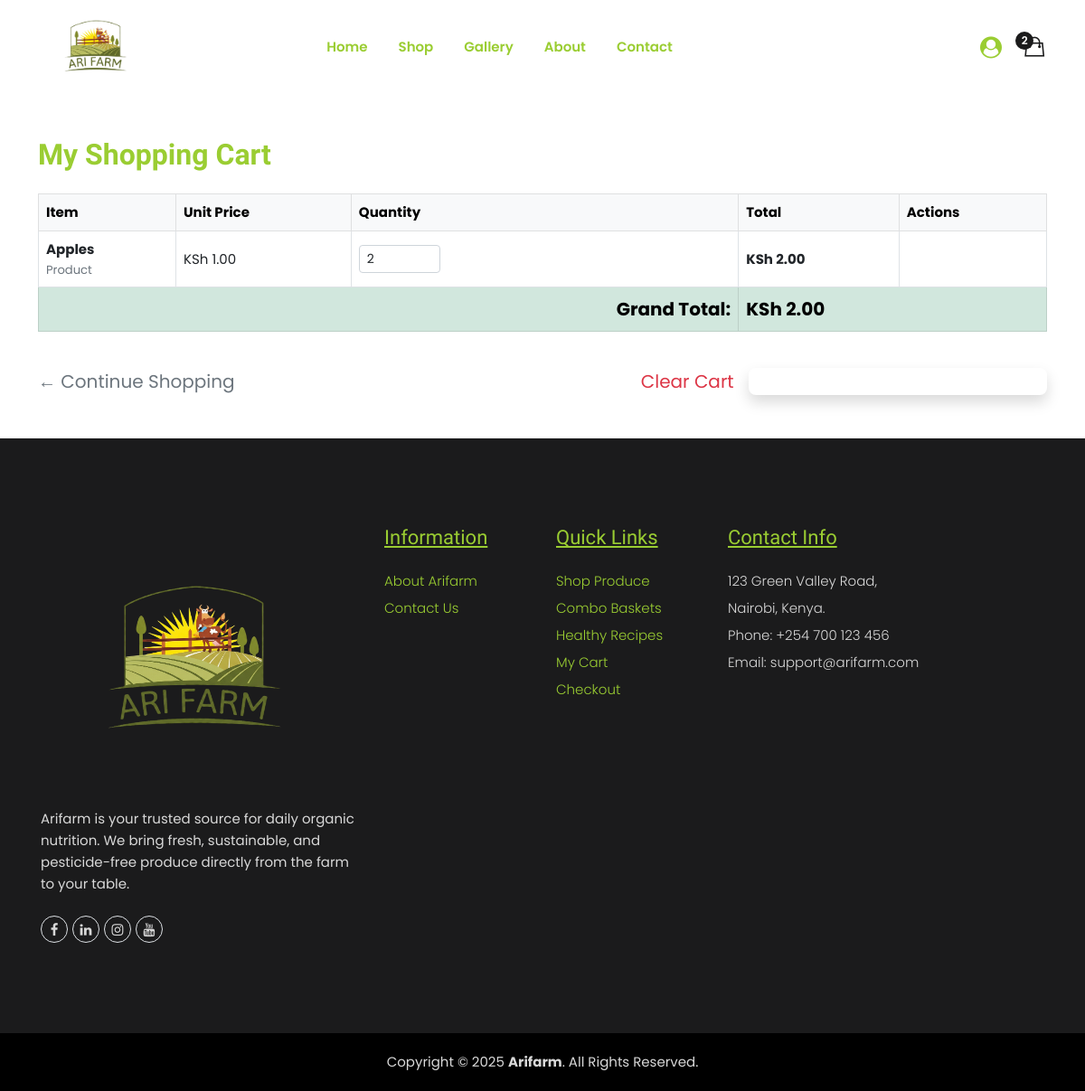
The page /cart/ (signed in) on the database as committed earlier.
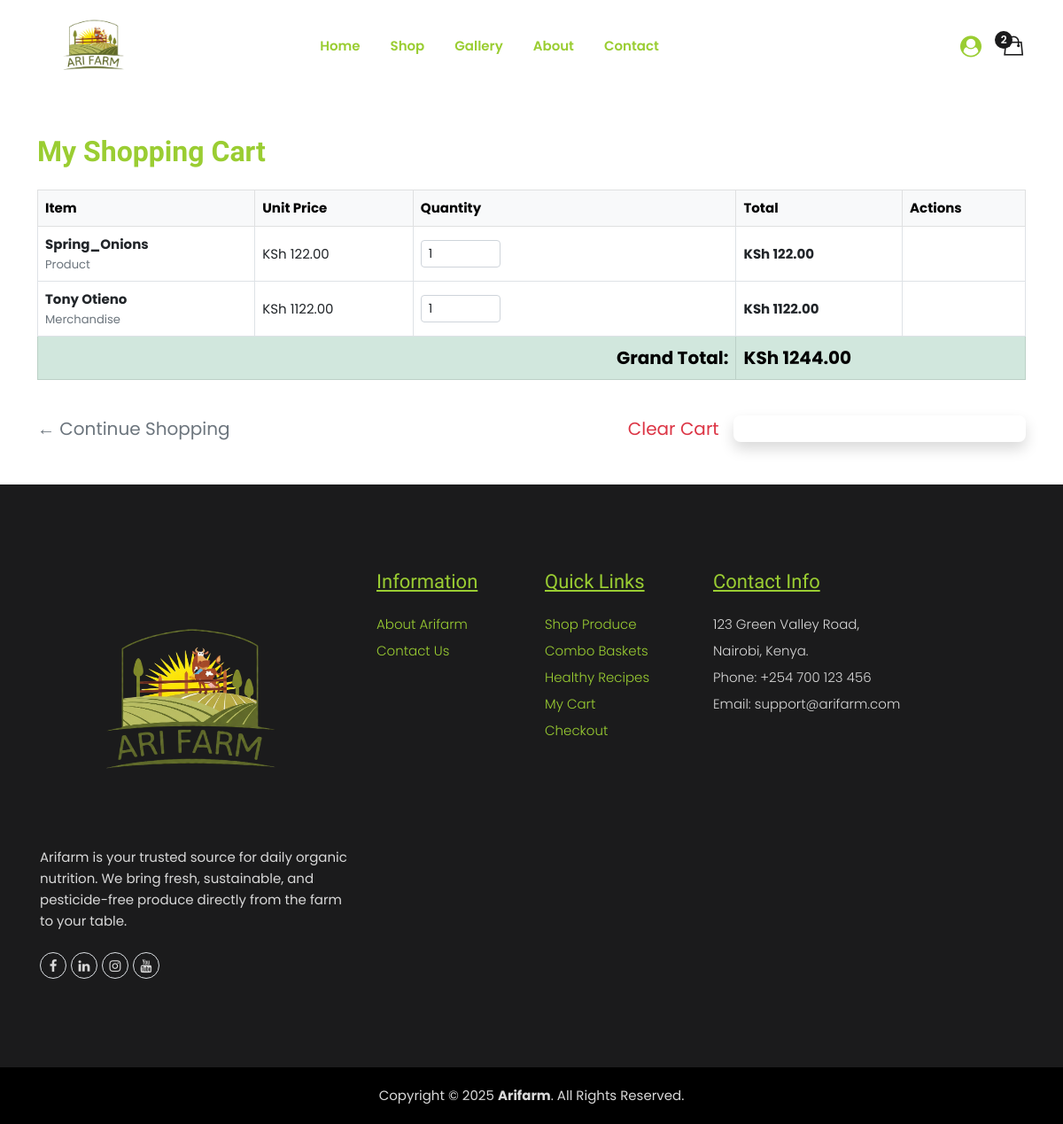
The same page on the database as committed later.
### accounts/models.py (models this page shows, shortened)
class User(AbstractUser):
    USER_TYPE_CHOICES = (
        ('customer', 'Customer'),
        ('admin', 'Admin'),
    )
    user_type = models.CharField(max_length=20, choices=USER_TYPE_CHOICES, default='customer')
    phone_number = models.CharField(max_length=20, blank=True, null=True)
    profile_picture = models.ImageField(upload_to='profile_pictures/', blank=True, null=True)
    county = models.CharField(max_length=100, blank=True, null=True)
    zone = models.ForeignKey(
        'checkout.DeliveryZone',  # <--- This breaks the circular loop
        on_delete=models.SET_NULL,
        null=True,
        blank=True,
        related_name='users'
    )
    date_joined = models.DateTimeField(default=timezone.now)
    last_login = models.DateTimeField(blank=True, null=True)
    is_verified = models.BooleanField(default=False)
    is_active = models.BooleanField(default=True)
    google_id = models.CharField(max_length=100, blank=True, null=True)

### cart/models.py (models this page shows, shortened)
class Cart(models.Model):
    user = models.OneToOneField(
        User,
        on_delete=models.CASCADE,
        related_name='cart'
    )
    created_at = models.DateTimeField(auto_now_add=True)
    updated_at = models.DateTimeField(auto_now=True)
    class Meta:
        verbose_name = 'Cart'
        verbose_name_plural = 'Carts'
    @property
    def total_price(self):
        return sum(item.total_price for item in self.items.all())
    @property
    def total_items(self):
        return sum(item.quantity for item in self.items.all())

class CartItem(models.Model):
    cart = models.ForeignKey(Cart, on_delete=models.CASCADE, related_name='items')
    product = models.ForeignKey(
        Product,
        null=True,
        blank=True,
        on_delete=models.SET_NULL
    )
    basket = models.ForeignKey(
        ProductBasket,
        null=True,
        blank=True,
        on_delete=models.SET_NULL
    )
    merchandise = models.ForeignKey(
        Merchandise,
        null=True,
        blank=True,
        on_delete=models.SET_NULL
    )
    quantity = models.PositiveIntegerField(default=1)
    added_at = models.DateTimeField(auto_now_add=True)
    class Meta:
        constraints = [
            models.CheckConstraint(
                check=(
                    (models.Q(product__isnull=False, basket__isnull=True, merchandise__isnull=True)) |
                    (models.Q(product__isnull=True, basket__isnull=False, merchandise__isnull=True)) |
                    (models.Q(product__isnull=True, basket__isnull=True, merchandise__isnull=False))
                ),
                name='cartitem_exactly_one_item_type'
            )
        ]
        unique_together = ('cart', 'product', 'basket', 'merchandise')
    @property
    def unit_price(self):
        if self.product:
            return self.product.price
        elif self.basket:
            return self.basket.price
        elif self.merchandise:
            return self.merchandise.price
        return 0
    @property
    def total_price(self):
        return self.unit_price * self.quantity
    @property
    def name(self):
        if self.product:
            return self.product.name
        if self.basket:
            return self.basket.name
        if self.merchandise:
            return self.merchandise.name
        return "Unknown Item"

### products/models.py (models this page shows, shortened)
class Product(models.Model):
    product_id = models.CharField(max_length=50, unique=True, editable=False)
    name = models.CharField(max_length=200)
    slug = models.SlugField(max_length=200, unique=True)
    stock = models.PositiveIntegerField(default=0)
    price = models.DecimalField(max_digits=10, decimal_places=2, validators=[MinValueValidator(0)])
    description = models.TextField()
    image = models.ImageField(upload_to=product_image_path)
    is_new = models.BooleanField(default=False)
    category = models.ForeignKey(Category, on_delete=models.SET_NULL, null=True, blank=True, related_name='products')
    is_active = models.BooleanField(default=True)
    created_at = models.DateTimeField(auto_now_add=True)
    updated_at = models.DateTimeField(auto_now=True)
    is_in_basket = models.BooleanField(default=False, editable=False)
    class Meta:
        ordering = ['-created_at']
        indexes = [
            models.Index(fields=['slug']),
            models.Index(fields=['category']),
            models.Index(fields=['is_active']),
            models.Index(fields=['is_new']),
        ]

class Merchandise(models.Model):
    product_id = models.CharField(max_length=50, unique=True, editable=False)
    name = models.CharField(max_length=200)
    price = models.DecimalField(max_digits=10, decimal_places=2, validators=[MinValueValidator(0)])
    image = models.ImageField(upload_to=merchandise_image_path)
    description = models.TextField()
    stock = models.PositiveIntegerField(default=0)
    is_active = models.BooleanField(default=True)
    created_at = models.DateTimeField(auto_now_add=True)
    updated_at = models.DateTimeField(auto_now=True)
    class Meta:
        ordering = ['-created_at']
        verbose_name_plural = "Merchandise"

### cart/views.py (the view)
# urls.py: path('', views.cart_detail, name='cart_detail'),
@login_required
def cart_detail(request):
    cart, created = Cart.objects.get_or_create(user=request.user)
    return render(request, 'cart/cart_detail.html', {
        'cart': cart,
    })

### templates/cart/cart_detail.html (shortened to what this page needs)
{% extends 'base.html' %}
{% load static %}
{% block content %}
<div class="container my-5">
    <h2 class="mb-4">My Shopping Cart</h2>
    {% if cart.items.exists %}
        <div class="table-responsive">
            <table class="table table-bordered align-middle">
                <thead class="table-light">
                    <tr>
                        <th>Item</th>
                        <th>Unit Price</th>
                        <th>Quantity</th>
                        <th>Total</th>
                        <th>Actions</th>
                    </tr>
                </thead>
                <tbody>
                    {% for item in cart.items.all %}
                    <tr>
                        <td>
                            <strong>{{ item.name }}</strong>
                            {% if item.product %}
                                <small class="text-muted d-block">Product</small>
                            {% elif item.basket %}
                                <small class="text-muted d-block">Combo Basket</small>
                            {% elif item.merchandise %}
                                <small class="text-muted d-block">Merchandise</small>
                            {% endif %}
                        </td>
                        <td>KSh {{ item.unit_price|floatformat:2 }}</td>
                        <td>
                            <form action="{% url 'cart:update_cart_item' %}" method="post" class="d-flex gap-2 align-items-center">
                                {% if item.product %}
                                    <input type="number"
                                           name="quantity"
                                           value="{{ item.quantity }}"
                                           min="1"
                                           class="form-control form-control-sm"
                                           style="width: 90px;"
                                           required>
                                    <button type="submit" class="btn btn-primary btn-sm px-3">Update</button>
                                {% elif item.merchandise %}
                                    <input type="number"
                                           name="quantity"
                                           value="{{ item.quantity }}"
                                           min="1"
                                           class="form-control form-control-sm"
                                           style="width: 90px;"
                                           required>
                                    <button type="submit" class="btn btn-primary btn-sm px-3">Update</button>
                                {% else %}
                                    <input type="number" name="quantity" value="{{ item.quantity }}" min="1"
                                           class="form-control form-control-sm" style="width: 90px;" required>
                                    <button type="submit" class="btn btn-primary btn-sm px-3">Update</button>
                                {% endif %}
                            </form>
                        </td>
                        <td><strong>KSh {{ item.total_price|floatformat:2 }}</strong></td>
                        <td>
                            <a href="{% url 'cart:remove_from_cart' item.id %}"
                               class="btn btn-danger btn-sm"
                               onclick="return confirm('Remove this item from cart?')">
                            </a>
                        </td>
                    </tr>
                    {% endfor %}
                </tbody>
                <tfoot>
                    <tr class="table-success">
                        <td colspan="3" class="text-end fw-bold fs-5">Grand Total:</td>
                        <td colspan="2" class="fw-bold fs-5">KSh {{ cart.total_price|floatformat:2 }}</td>
                    </tr>
                </tfoot>
            </table>
        </div>
        <div class="d-flex justify-content-between align-items-center mt-4">
            <a href="{% url 'products:product_list' %}" class="btn btn-outline-secondary btn-lg">
                ← Continue Shopping
            </a>
            <div class="d-flex gap-3">
                <a href="{% url 'cart:clear_cart' %}"
                   class="btn btn-outline-danger btn-lg"
                   onclick="return confirm('Clear entire cart?')">
                    Clear Cart
                </a>
                <a href="{% url 'checkout:checkout' %}"
                   class="btn btn-success btn-lg px-5 shadow">
                </a>
            </div>
        </div>
    {% endif %}
</div>
{% endblock %}

### templates/includes/header.html (shortened to what this page needs)
{% load static %}
<header class="main-header-area">
    <div class="main-header">
        <div class="container container-default custom-area">
            <div class="row">
                <div class="col-lg-12 col-custom">
                    <div class="row align-items-center">
                        <div class="col-lg-2 col-xl-2 col-sm-6 col-6 col-custom">
                            <div class="header-logo d-flex align-items-center">
                                <a href="{% url 'home' %}">
                                    <img class="img-full" src="{% static 'assets/images/logo/logo.png' %}" alt="Header Logo">
                                </a>
                            </div>
                        </div>
                        <div class="col-lg-8 col-xl-7 position-static d-none d-lg-block col-custom">
                            <nav class="main-nav d-flex justify-content-center">
                                <ul class="nav">
                                    <li>
                                        <a class="{% if request.path == '/' %}active{% endif %}" href="{% url 'home' %}">
                                            <span class="menu-text">Home</span>
                                        </a>
                                    </li>
                                    <li>
                                        <a href="{% url 'products:product_list' %}">
                                            <span class="menu-text">Shop</span>
                                        </a>
                                    </li>
                                    <li>
                                        <a href="{% url 'gallery' %}">
                                            <span class="menu-text">Gallery</span>
                                        </a>
                                    </li>
                                    <li>
                                        <a href="{% url 'about' %}">
                                            <span class="menu-text">About</span>
                                        </a>
                                    </li>
                                    <li>
                                        <a href="{% url 'contact' %}">
                                            <span class="menu-text">Contact</span>
                                        </a>
                                    </li>
                                </ul>
                            </nav>
                        </div>
                        <div class="col-lg-2 col-xl-3 col-sm-6 col-6 col-custom">
                            <div class="header-right-area main-nav">
                                <ul class="nav">
                                    {% if user.is_authenticated %}
                                        <li class="login-register-wrap d-none d-xl-flex">
                                            <a href="{% url 'profile' %}" class="account-icon" title="My Account">
                                                <i class="fa fa-user-circle" style="font-size: 24px;"></i>
                                            </a>
                                        </li>
                                    {% else %}
                                        <li class="login-register-wrap d-none d-xl-flex">
                                            <span><a href="{% url 'login' %}">Login</a></span>
                                            <span><a href="{% url 'email_register' %}">Register</a></span>
                                        </li>
                                    {% endif %}
                                    <li class="minicart-wrap">
                                        <a href="{% url 'cart:cart_detail' %}" class="minicart-btn toolbar-btn">
                                            <i class="ion-bag"></i>
                                            <span class="cart-item_count">
                                                {% if user.is_authenticated and user.cart %}
                                                    {{ user.cart.total_items }}
                                                {% else %}
                                                    0
                                                {% endif %}
                                            </span>
                                        </a>
                                    </li>
                                </ul>
                            </div>
                        </div>
                    </div>
                </div>
            </div>
        </div>
    </div>
</header>

Rows that differ between the two databases and show on the page:
removed CartItem: name "Apples", shows "Product", unit_price "1.00", quantity "2", total_price "2.00"
removed Cart: total_price "2.00"
added CartItem: name "Spring_Onions", shows "Product", unit_price "122.00", quantity "1", total_price "122.00"
added CartItem: name "Tony Otieno", shows "Merchandise", unit_price "1122.00", quantity "1", total_price "1122.00"
added Cart: total_price "1244.00"
